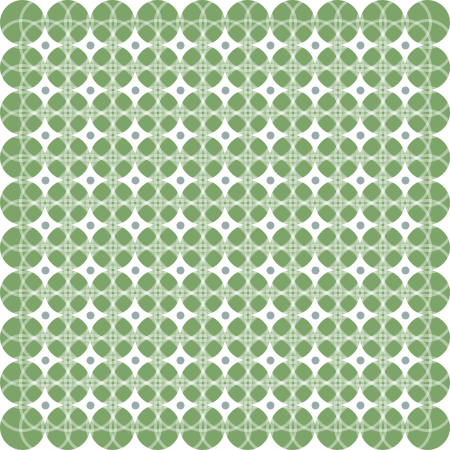
Frame 1 (no input)
Frame 60 (the mouse pressed at the canvas centre just before this capture): identical to frame 1, image omitted
Frame 120 (the mouse held since frame 60 and released just before this capture): identical to frame 1, image omitted

The Processing sketch that drew this single still picture (run headless with seeded random() and noise(); from frame 60 on, the mouse is pressed at the canvas centre):

// Processing sketch: processing_28877
// ── processing_28877.pde


void setup() {
  size(450, 450);
  smooth();
}
//used float instead of int because it is not a whole number
void draw() {
  background(255);
  //for solid green circles
  fill(125, 165, 105);
  stroke(255);
  for (float c=.5;c<10;c++) {
    for (float r=.5;r<10;r++) {
      noStroke();
      ellipse(r*45, c*45, 45, 45);
    }
  }
  //use of a function
  for (int c=1;c<20;c++) {
    for (int r=1;r<20;r++) {
      DrawLoops(r, c);
    }
  }
  for (float c=.5;c<9;c++) {
    for (float r=.5;r<9;r++) {
      //for grey points
      strokeWeight(8);
      stroke(153, 170, 170);
      point(r*45+22.5, c*45+22.5);
    }
  }
}
//to draw the opac circles, I created a function.
void DrawLoops(int r, int c) {
  strokeWeight(3);
  stroke(255, 100);
  noFill();
  ellipse(r*22.5, c*22.5, 50, 50);
}
